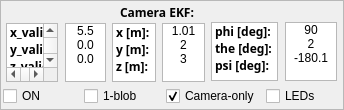
   <widget class="QFrame" name="frame_6">
    <property name="geometry">
     <rect>
      <x>333</x>
      <y>696</y>
      <width>344</width>
      <height>110</height>
     </rect>
    </property>
    <property name="frameShape">
     <enum>QFrame::StyledPanel</enum>
    </property>
    <property name="frameShadow">
     <enum>QFrame::Raised</enum>
    </property>
    <widget class="QListWidget" name="listWidget_19">
     <property name="geometry">
      <rect>
       <x>6</x>
       <y>23</y>
       <width>52</width>
       <height>59</height>
      </rect>
     </property>
     <property name="font">
      <font>
       <family>Ubuntu Condensed</family>
       <weight>75</weight>
       <bold>true</bold>
      </font>
     </property>
     <item>
      <property name="text">
       <string>x_valid:</string>
      </property>
     </item>
     <item>
      <property name="text">
       <string>y_valid:</string>
      </property>
     </item>
     <item>
      <property name="text">
       <string>z_valid:</string>
      </property>
     </item>
    </widget>
    <widget class="QLabel" name="label_12">
     <property name="geometry">
      <rect>
       <x>120</x>
       <y>4</y>
       <width>101</width>
       <height>17</height>
      </rect>
     </property>
     <property name="font">
      <font>
       <family>Ubuntu Condensed</family>
       <weight>75</weight>
       <bold>true</bold>
      </font>
     </property>
     <property name="text">
      <string>Camera EKF:</string>
     </property>
    </widget>
    <widget class="QListWidget" name="listWidget_16">
     <property name="geometry">
      <rect>
       <x>162</x>
       <y>23</y>
       <width>43</width>
       <height>59</height>
      </rect>
     </property>
     <property name="verticalScrollBarPolicy">
      <enum>Qt::ScrollBarAlwaysOff</enum>
     </property>
     <property name="horizontalScrollBarPolicy">
      <enum>Qt::ScrollBarAlwaysOff</enum>
     </property>
     <property name="currentRow">
      <number>-1</number>
     </property>
     <item>
      <property name="text">
       <string>1.01</string>
      </property>
      <property name="textAlignment">
       <set>AlignCenter</set>
      </property>
     </item>
     <item>
      <property name="text">
       <string>2</string>
      </property>
      <property name="textAlignment">
       <set>AlignCenter</set>
      </property>
     </item>
     <item>
      <property name="text">
       <string>3</string>
      </property>
      <property name="textAlignment">
       <set>AlignCenter</set>
      </property>
     </item>
    </widget>
    <widget class="QListWidget" name="listWidget_20">
     <property name="geometry">
      <rect>
       <x>112</x>
       <y>23</y>
       <width>44</width>
       <height>59</height>
      </rect>
     </property>
     <property name="font">
      <font>
       <family>Ubuntu Condensed</family>
       <weight>75</weight>
       <bold>true</bold>
      </font>
     </property>
     <item>
      <property name="text">
       <string>x [m]:</string>
      </property>
     </item>
     <item>
      <property name="text">
       <string>y [m]:</string>
      </property>
     </item>
     <item>
      <property name="text">
       <string>z [m]:</string>
      </property>
     </item>
    </widget>
    <widget class="QListWidget" name="listWidget_15">
     <property name="geometry">
      <rect>
       <x>65</x>
       <y>23</y>
       <width>41</width>
       <height>59</height>
      </rect>
     </property>
     <property name="verticalScrollBarPolicy">
      <enum>Qt::ScrollBarAlwaysOff</enum>
     </property>
     <property name="horizontalScrollBarPolicy">
      <enum>Qt::ScrollBarAlwaysOff</enum>
     </property>
     <property name="currentRow">
      <number>-1</number>
     </property>
     <item>
      <property name="text">
       <string>5.5</string>
      </property>
      <property name="textAlignment">
       <set>AlignCenter</set>
      </property>
      <property name="flags">
       <set>ItemIsSelectable|ItemIsEditable|ItemIsDragEnabled|ItemIsUserCheckable|ItemIsEnabled</set>
      </property>
     </item>
     <item>
      <property name="text">
       <string>0.0</string>
      </property>
      <property name="textAlignment">
       <set>AlignCenter</set>
      </property>
      <property name="flags">
       <set>ItemIsSelectable|ItemIsEditable|ItemIsDragEnabled|ItemIsUserCheckable|ItemIsEnabled</set>
      </property>
     </item>
     <item>
      <property name="text">
       <string>0.0</string>
      </property>
      <property name="textAlignment">
       <set>AlignCenter</set>
      </property>
      <property name="flags">
       <set>ItemIsSelectable|ItemIsEditable|ItemIsDragEnabled|ItemIsUserCheckable|ItemIsEnabled</set>
      </property>
     </item>
    </widget>
    <widget class="QListWidget" name="listWidget_27">
     <property name="geometry">
      <rect>
       <x>285</x>
       <y>22</y>
       <width>52</width>
       <height>59</height>
      </rect>
     </property>
     <property name="verticalScrollBarPolicy">
      <enum>Qt::ScrollBarAlwaysOff</enum>
     </property>
     <property name="horizontalScrollBarPolicy">
      <enum>Qt::ScrollBarAlwaysOff</enum>
     </property>
     <property name="currentRow">
      <number>-1</number>
     </property>
     <item>
      <property name="text">
       <string>90</string>
      </property>
      <property name="textAlignment">
       <set>AlignCenter</set>
      </property>
     </item>
     <item>
      <property name="text">
       <string>2</string>
      </property>
      <property name="textAlignment">
       <set>AlignCenter</set>
      </property>
     </item>
     <item>
      <property name="text">
       <string>-180.1</string>
      </property>
      <property name="textAlignment">
       <set>AlignCenter</set>
      </property>
     </item>
    </widget>
    <widget class="QListWidget" name="listWidget_28">
     <property name="geometry">
      <rect>
       <x>211</x>
       <y>22</y>
       <width>67</width>
       <height>59</height>
      </rect>
     </property>
     <property name="font">
      <font>
       <family>Ubuntu Condensed</family>
       <weight>75</weight>
       <bold>true</bold>
      </font>
     </property>
     <item>
      <property name="text">
       <string>phi [deg]:</string>
      </property>
     </item>
     <item>
      <property name="text">
       <string>the [deg]:</string>
      </property>
     </item>
     <item>
      <property name="text">
       <string>psi [deg]:</string>
      </property>
     </item>
    </widget>
    <widget class="QWidget" name="layoutWidget">
     <property name="geometry">
      <rect>
       <x>3</x>
       <y>84</y>
       <width>338</width>
       <height>24</height>
      </rect>
     </property>
     <layout class="QHBoxLayout" name="horizontalLayout_4">
      <item>
       <widget class="QCheckBox" name="checkBox_10">
        <property name="text">
         <string>ON</string>
        </property>
       </widget>
      </item>
      <item>
       <widget class="QCheckBox" name="checkBox_11">
        <property name="text">
         <string>1-blob</string>
        </property>
        <property name="checked">
         <bool>false</bool>
        </property>
       </widget>
      </item>
      <item>
       <widget class="QCheckBox" name="checkBox_14">
        <property name="text">
         <string>Camera-only</string>
        </property>
        <property name="checked">
         <bool>true</bool>
        </property>
       </widget>
      </item>
      <item>
       <widget class="QCheckBox" name="checkBox_8">
        <property name="text">
         <string>LEDs</string>
        </property>
       </widget>
      </item>
     </layout>
    </widget>
   </widget>
